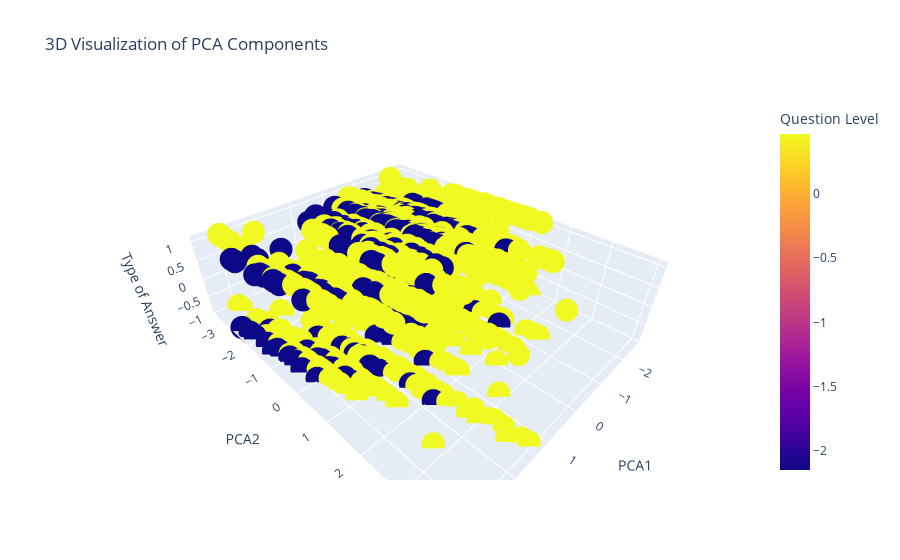

Notebook code cell kept with this figure:
### Markdown cell above
### 3D Visualization of PCA Components

### Code cell
fig = px.scatter_3d(data, x='PCA1', y='PCA2', z='Type of Answer', color='Question Level',
                    title="3D Visualization of PCA Components")
fig.show()

### Figure 1 — Plotly figure (JSON) as saved in the notebook; plotly's stock layout.template omitted (floating-point values rounded to 4 significant figures; data arrays with more than 128 entries replaced by an {"elided": "..."} marker saying what was removed)
{"data": [{"hovertemplate": "PCA1=%{x}<br>PCA2=%{y}<br>Type of Answer=%{z}<br>Question Level=%{marker.color}<extra></extra>", "legendgroup": "", "marker": {"color": {"elided": "9546 float values"}, "coloraxis": "coloraxis", "symbol": "circle"}, "mode": "markers", "name": "", "scene": "scene", "showlegend": false, "type": "scatter3d", "x": {"elided": "9546 float values"}, "y": {"elided": "9546 float values"}, "z": {"elided": "9546 float values"}}], "layout": {"coloraxis": {"colorbar": {"title": {"text": "Question Level"}}, "colorscale": [[0, "#0d0887"], [0.1111, "#46039f"], [0.2222, "#7201a8"], [0.3333, "#9c179e"], [0.4444, "#bd3786"], [0.5556, "#d8576b"], [0.6667, "#ed7953"], [0.7778, "#fb9f3a"], [0.8889, "#fdca26"], [1, "#f0f921"]]}, "legend": {"tracegroupgap": 0}, "scene": {"domain": {"x": [0, 1], "y": [0, 1]}, "xaxis": {"title": {"text": "PCA1"}}, "yaxis": {"title": {"text": "PCA2"}}, "zaxis": {"title": {"text": "Type of Answer"}}}, "title": {"text": "3D Visualization of PCA Components"}}}
